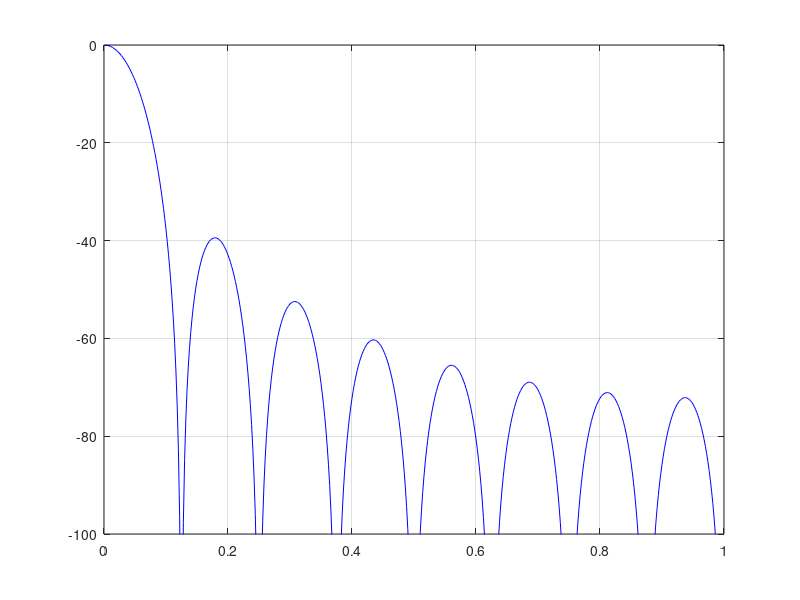

Source code (MATLAB):
clc;
clear all;
R=16;
M=1;
N=3;

n=0:1:500-1;
w=pi*n/(length(n));
num=sin(R*M*w/2);
den=sin(w/2);
H=(num./den).^N;
ABS_H=abs(H);
mag=20*log10(ABS_H/max(ABS_H));
plot(w/pi,mag,'blue');
grid on;
axis([0,1,-100,0]);
